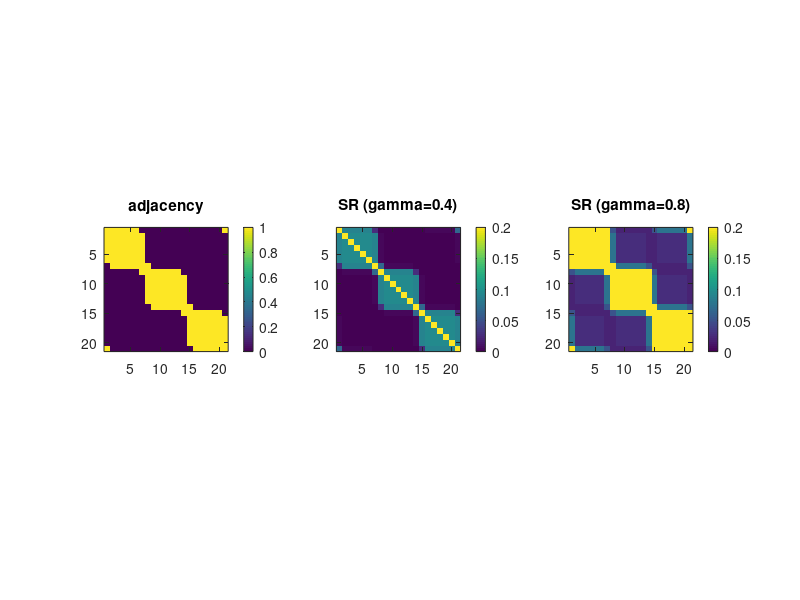

MATLAB code for this plot:
%TesserScan community memberships by node, last two numbers = bonudary nodes:
comm1 = [1, 2, 19, 20, 21, 3, 18]; 
comm2 = [5, 6, 7, 8, 9, 4, 10];
comm3 = [12, 13, 14, 15, 16, 11, 17]; 

% everything is adjacent to itself
A = eye(21, 21);

% internal
A(2:6,2:6) = 1;
A(9:13,9:13) = 1;
A(16:20,16:20) = 1;

% boundary
A(1,2:6) = 1;
A(2:6,1) = 1;
A(1,end) = 1;
A(end,1) = 1;

A(7,2:8) = 1;
A(2:8,7) = 1;

A(8,9:13) = 1;
A(9:13,8) = 1;

A(14,9:15) = 1;
A(9:15,14) = 1;

A(15,16:20) = 1;
A(16:20,15) = 1;

A(21,16:20) = 1;
A(16:20,21) = 1;

%imagesc(A); axis square

T = A/7; % transition probability

sr1 = inv(eye(21) - .4 * T);
sr2 = inv(eye(21) - .8 * T);

close all
subplot(1,3,1)
imagesc(A); axis square; colorbar
title('adjacency')
subplot(1,3,2)
imagesc(sr1, [0 .2]); axis square; colorbar
title('SR (gamma=0.4)')
subplot(1,3,3);
imagesc(sr2, [0 .2]); axis square; colorbar
title('SR (gamma=0.8)')
